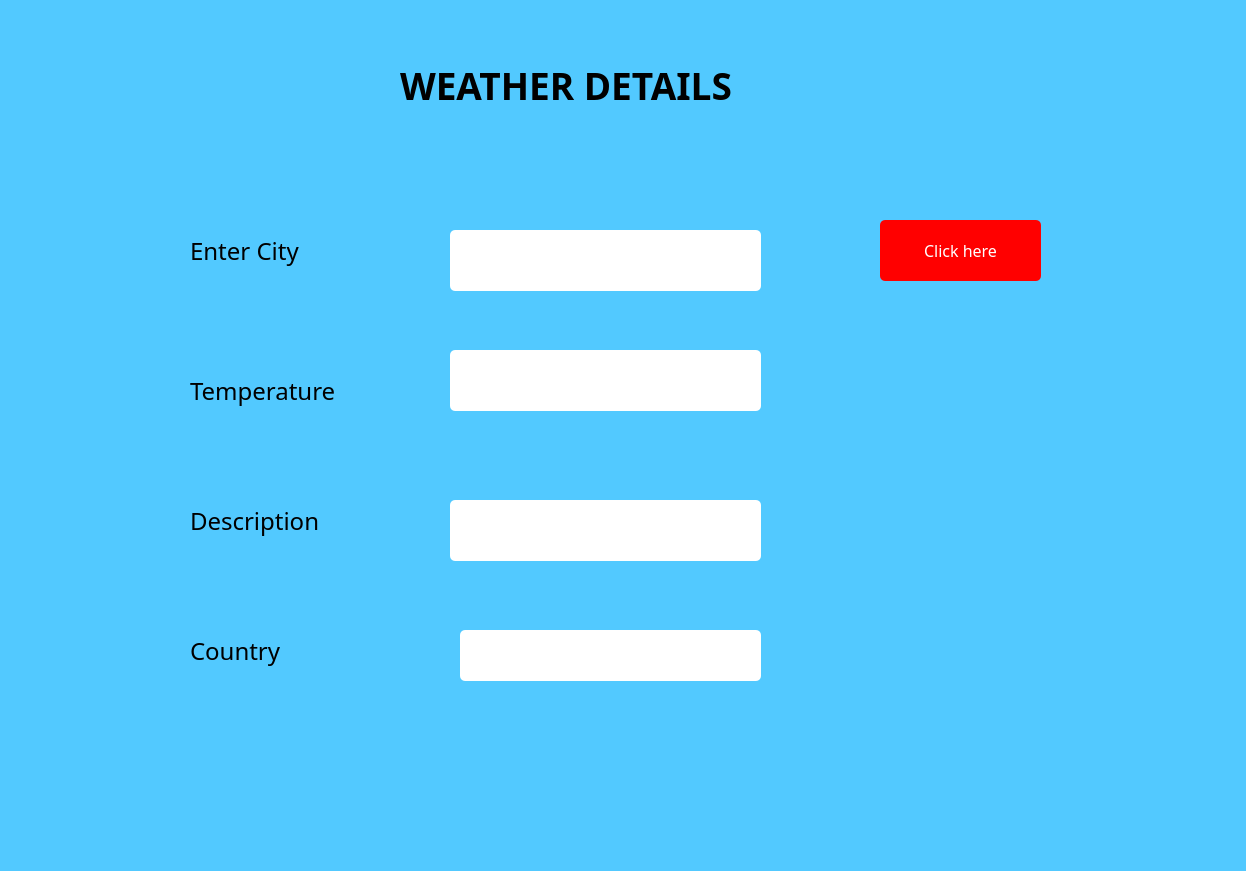
<?xml version="1.0" encoding="UTF-8"?>
<ui version="4.0">
 <class>Form</class>
 <widget class="QWidget" name="Form">
  <property name="geometry">
   <rect>
    <x>0</x>
    <y>0</y>
    <width>1246</width>
    <height>871</height>
   </rect>
  </property>
  <property name="windowTitle">
   <string>Form</string>
  </property>
  <property name="styleSheet">
   <string notr="true">background-color: rgb(83, 181, 255);
background-color: rgb(82, 201, 255);</string>
  </property>
  <widget class="QLineEdit" name="txtcity">
   <property name="geometry">
    <rect>
     <x>450</x>
     <y>230</y>
     <width>311</width>
     <height>61</height>
    </rect>
   </property>
   <property name="font">
    <font>
     <family>Trebuchet MS</family>
     <pointsize>18</pointsize>
    </font>
   </property>
   <property name="styleSheet">
    <string notr="true">QLineEdit
{
background-color: white;


   border-radius:5px;
}</string>
   </property>
  </widget>
  <widget class="QPushButton" name="btn">
   <property name="geometry">
    <rect>
     <x>880</x>
     <y>220</y>
     <width>161</width>
     <height>61</height>
    </rect>
   </property>
   <property name="font">
    <font>
     <family>Trebuchet MS</family>
     <pointsize>12</pointsize>
     <weight>50</weight>
     <bold>false</bold>
    </font>
   </property>
   <property name="styleSheet">
    <string notr="true">QPushButton
{
 background:red;
}
QPushButton
{  
   color:white;
   border-radius:5px;
}
QPushButton:hover
{  
   color:red;
   border-radius:5px;
   background-color:white;
}</string>
   </property>
   <property name="text">
    <string>Click here</string>
   </property>
  </widget>
  <widget class="QLabel" name="temp">
   <property name="geometry">
    <rect>
     <x>450</x>
     <y>350</y>
     <width>311</width>
     <height>61</height>
    </rect>
   </property>
   <property name="font">
    <font>
     <family>Trebuchet MS</family>
     <pointsize>18</pointsize>
    </font>
   </property>
   <property name="styleSheet">
    <string notr="true">background-color: rgb(255, 255, 255);
 border-radius:5px;
color:black;</string>
   </property>
   <property name="text">
    <string/>
   </property>
  </widget>
  <widget class="QLabel" name="label_3">
   <property name="geometry">
    <rect>
     <x>190</x>
     <y>370</y>
     <width>211</width>
     <height>41</height>
    </rect>
   </property>
   <property name="font">
    <font>
     <family>Trebuchet MS</family>
     <pointsize>18</pointsize>
    </font>
   </property>
   <property name="text">
    <string>Temperature</string>
   </property>
  </widget>
  <widget class="QLabel" name="label_2">
   <property name="geometry">
    <rect>
     <x>190</x>
     <y>490</y>
     <width>191</width>
     <height>61</height>
    </rect>
   </property>
   <property name="font">
    <font>
     <family>Trebuchet MS</family>
     <pointsize>18</pointsize>
    </font>
   </property>
   <property name="text">
    <string>Description</string>
   </property>
  </widget>
  <widget class="QLabel" name="desc">
   <property name="geometry">
    <rect>
     <x>450</x>
     <y>500</y>
     <width>311</width>
     <height>61</height>
    </rect>
   </property>
   <property name="font">
    <font>
     <family>Trebuchet MS</family>
     <pointsize>18</pointsize>
    </font>
   </property>
   <property name="styleSheet">
    <string notr="true">background-color: rgb(255, 255, 255);
  border-radius:5px;</string>
   </property>
   <property name="text">
    <string/>
   </property>
  </widget>
  <widget class="QLabel" name="label_5">
   <property name="geometry">
    <rect>
     <x>190</x>
     <y>630</y>
     <width>141</width>
     <height>41</height>
    </rect>
   </property>
   <property name="font">
    <font>
     <family>Trebuchet MS</family>
     <pointsize>18</pointsize>
    </font>
   </property>
   <property name="text">
    <string>Country</string>
   </property>
  </widget>
  <widget class="QLabel" name="press">
   <property name="geometry">
    <rect>
     <x>460</x>
     <y>630</y>
     <width>301</width>
     <height>51</height>
    </rect>
   </property>
   <property name="font">
    <font>
     <family>Trebuchet MS</family>
     <pointsize>18</pointsize>
    </font>
   </property>
   <property name="styleSheet">
    <string notr="true">background-color: rgb(255, 255, 255);
  border-radius:5px;</string>
   </property>
   <property name="text">
    <string/>
   </property>
  </widget>
  <widget class="QLabel" name="label_7">
   <property name="geometry">
    <rect>
     <x>800</x>
     <y>380</y>
     <width>511</width>
     <height>431</height>
    </rect>
   </property>
   <property name="styleSheet">
    <string notr="true">QLabel{
border-radius:5px;
}</string>
   </property>
   <property name="text">
    <string/>
   </property>
   <property name="pixmap">
    <pixmap>rain.png</pixmap>
   </property>
  </widget>
  <widget class="QLabel" name="label_8">
   <property name="geometry">
    <rect>
     <x>190</x>
     <y>230</y>
     <width>231</width>
     <height>41</height>
    </rect>
   </property>
   <property name="font">
    <font>
     <family>Trebuchet MS</family>
     <pointsize>18</pointsize>
    </font>
   </property>
   <property name="text">
    <string>Enter City</string>
   </property>
  </widget>
  <widget class="QLabel" name="label_9">
   <property name="geometry">
    <rect>
     <x>400</x>
     <y>40</y>
     <width>511</width>
     <height>91</height>
    </rect>
   </property>
   <property name="font">
    <font>
     <family>Trebuchet MS</family>
     <pointsize>28</pointsize>
     <weight>75</weight>
     <bold>true</bold>
    </font>
   </property>
   <property name="text">
    <string>WEATHER DETAILS</string>
   </property>
  </widget>
 </widget>
 <resources/>
 <connections/>
</ui>
